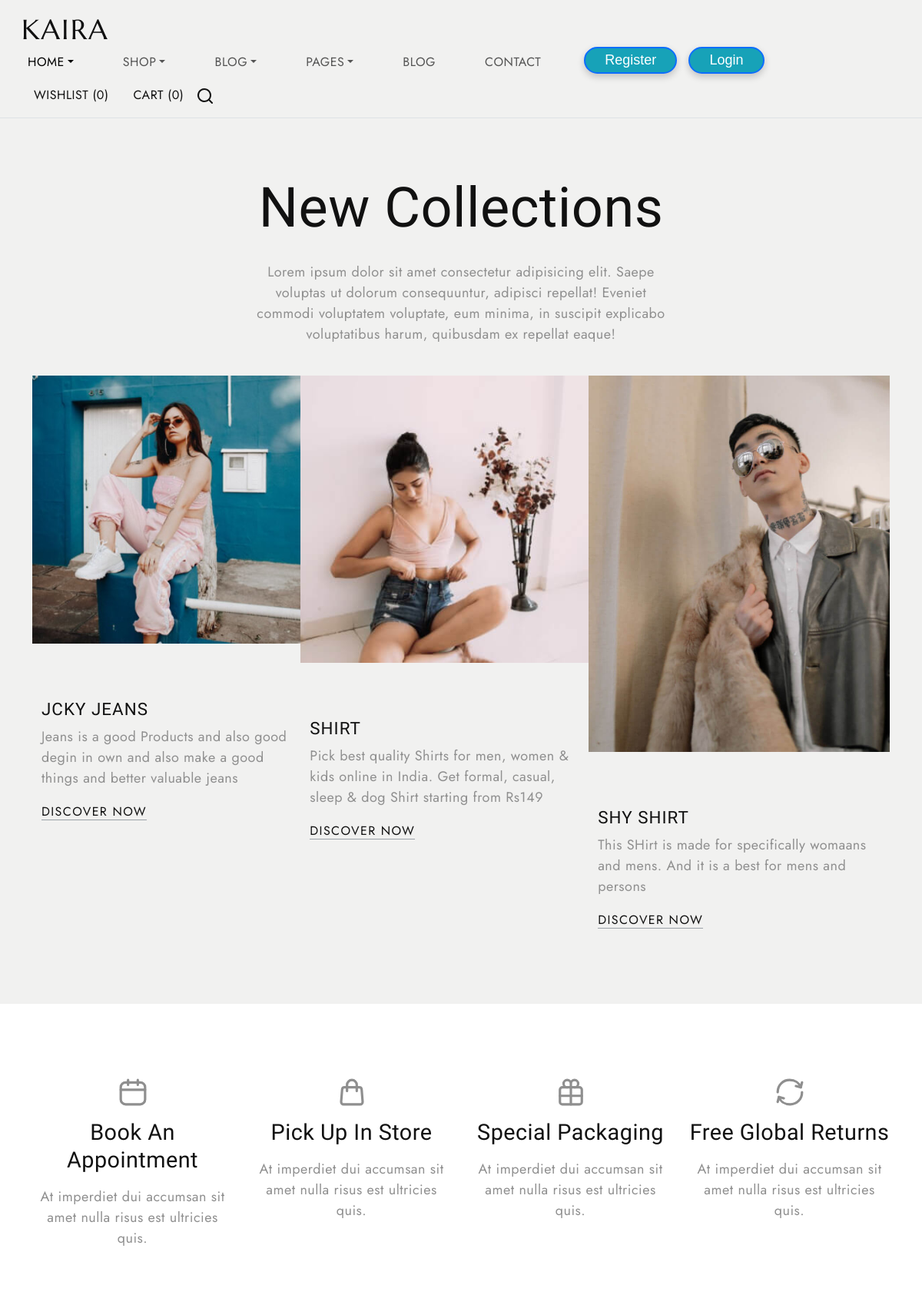
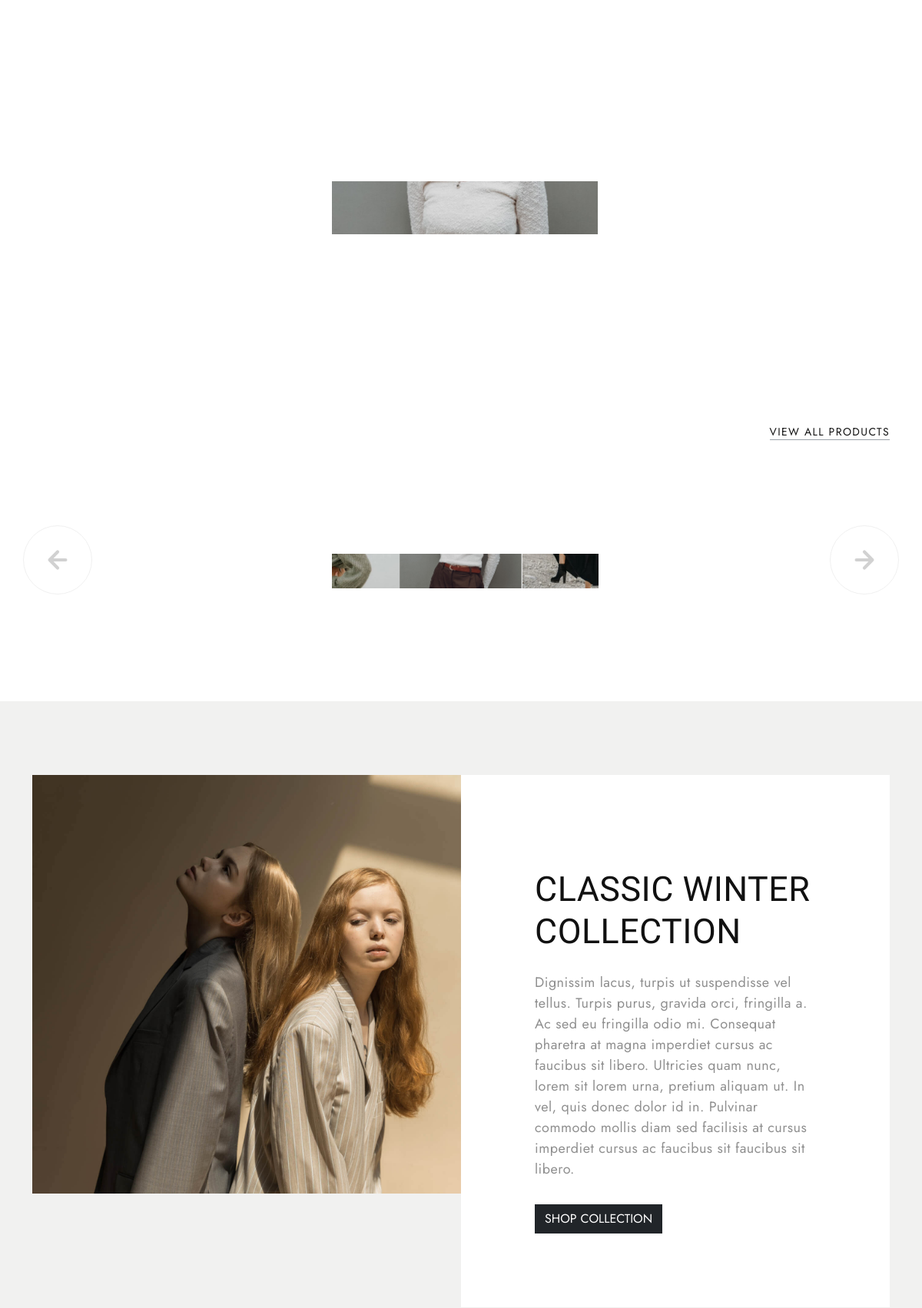
The page / (upper part) on the database its author committed (2 pictures, top to bottom).
### tables this page shows
CREATE TABLE `add_collection` (
  `id` int(255) NOT NULL,
  `title` varchar(255) NOT NULL,
  `paragraph` varchar(255) NOT NULL,
  `image` varchar(255) NOT NULL
);

CREATE TABLE `add_arrivals` (
  `id` int(255) NOT NULL,
  `title` varchar(255) NOT NULL,
  `price` decimal(10,0) NOT NULL,
  `image` varchar(255) NOT NULL
);

### index.php (the view, shortened to what this page needs)
<!DOCTYPE html>
<html lang="en">
<?php
include('./conn.php');
$sql = "SELECT * FROM `add_collection`";
$result = mysqli_query($conn, $sql);
?>
<head>
  <link href="https://cdn.jsdelivr.net/npm/bootstrap@5.3.0-alpha3/dist/css/bootstrap.min.css" rel="stylesheet"
>
  <link rel="stylesheet" type="text/css" href="css/vendor.css">
  <link rel="stylesheet" href="https://cdn.jsdelivr.net/npm/swiper@9/swiper-bundle.min.css" />
  <link rel="stylesheet" type="text/css" href="style.css">
</head>
<body class="homepage">
  <nav class="navbar navbar-expand-lg bg-light text-uppercase fs-6 p-3 border-bottom align-items-center">
    <div class="container-fluid">
      <div class="row justify-content-between align-items-center w-100">
        <div class="col-auto">
          <a class="navbar-brand text-white" href="index.html">
          </a>
        </div>
        <div class="col-auto">
          <div class="offcanvas offcanvas-end" tabindex="-1" id="offcanvasNavbar"
            aria-labelledby="offcanvasNavbarLabel">
            <div class="offcanvas-body">
              <ul class="navbar-nav justify-content-end flex-grow-1 gap-1 gap-md-5 pe-3">
                <li class="nav-item dropdown">
                  <a class="nav-link dropdown-toggle active" href="#" id="dropdownHome" data-bs-toggle="dropdown"
                    aria-haspopup="true" aria-expanded="false">Home</a>
                </li>
                <li class="nav-item dropdown">
                  <a class="nav-link dropdown-toggle" href="#" id="dropdownShop" data-bs-toggle="dropdown"
                    aria-haspopup="true" aria-expanded="false">Shop</a>
                </li>
                <li class="nav-item dropdown">
                  <a class="nav-link dropdown-toggle" href="#" id="dropdownBlog" data-bs-toggle="dropdown"
                    aria-haspopup="true" aria-expanded="false">Blog</a>
                </li>
                <li class="nav-item dropdown">
                  <a class="nav-link dropdown-toggle" href="#" id="dropdownPages" data-bs-toggle="dropdown"
                    aria-haspopup="true" aria-expanded="false">Pages</a>
                </li>
                <li class="nav-item">
                  <a class="nav-link" href="#">Blog</a>
                </li>
                <li class="nav-item">
                  <a class="nav-link" href="#">Contact</a>
                </li>
              </ul>
              <ul>
                <?php
                if (empty($_SESSION["name"])) {
                  echo "<a href='User/register.php'> <button type='button' class='btn custom-btn' style='margin-right:10px'>Register</button>
                </a>
                <a href='User/login.php'><button type='button' class='btn custom-btn'>Login</button></a>";
                } else {
                  echo "<a href='User/logout.php' style='align-items:end;' class='btn btn-danger'>Logout</a>";
                }
                ?>
              </ul>
            </div>
          </div>
        </div>
        <div class="col-3 col-lg-auto">
          <ul class="list-unstyled d-flex m-0">
            <li class="d-none d-lg-block">
              <a href="./User/wishlist.php" class="text-uppercase mx-3">Wishlist <span class="wishlist-count">(0)</span>
              </a>
            </li>
            <li class="d-none d-lg-block">
              <a href="index.html" class="text-uppercase mx-3" data-bs-toggle="offcanvas" data-bs-target="#offcanvasCart"
                aria-controls="offcanvasCart">Cart <span class="cart-count">(0)</span>
              </a>
            </li>
            <li class="search-box" class="mx-2">
              <a href="#search" class="search-button">
                <svg width="24" height="24" viewBox="0 0 24 24">
                  <use xlink:href="#search"></use>
                </svg>
              </a>
            </li>
          </ul>
        </div>
      </div>
    </div>
  </nav>
  <section id="billboard" class="bg-light py-5">
    <div class="container">
      <div class="row justify-content-center">
        <h1 class="section-title text-center mt-4" data-aos="fade-up">New Collections</h1>
        <div class="col-md-6 text-center" data-aos="fade-up" data-aos-delay="300">
          <p>Lorem ipsum dolor sit amet consectetur adipisicing elit. Saepe voluptas ut dolorum consequuntur, adipisci
            repellat! Eveniet commodi voluptatem voluptate, eum minima, in suscipit explicabo voluptatibus harum,
            quibusdam ex repellat eaque!</p>
        </div>
      </div>
      <div class="row">
        <div class="swiper main-swiper py-4" data-aos="fade-up" data-aos-delay="600">
          <div class="swiper-wrapper d-flex border-animation-left">
            <?php
            if (mysqli_num_rows($result) > 0) {
              while ($row = mysqli_fetch_assoc($result)) {
                echo '
        <div class="swiper-slide">
            <div class="banner-item image-zoom-effect">
                <div class="image-holder">
                    <a href="#">
                        <img src="uploads/' . htmlspecialchars($row['image']) . '" alt="product" class="img-fluid">
                    </a>
                </div>
                <div class="container mt-5">
                    <div class="banner-content py-4">
                        <h5 class="element-title text-uppercase">
                            <a href="#" class="item-anchor">' . htmlspecialchars($row['title']) . '</a>
                        </h5>
                        <p>' . htmlspecialchars($row['paragraph']) . '</p>
                        <div class="btn-left">
                            <a href="#" class="btn-link fs-6 text-uppercase item-anchor text-decoration-none">Discover Now</a>
                        </div>
                    </div>
                </div>
            </div>
        </div>
        ';
              }
            }
            ?>
          </div>
        </div>
      </div>
  </section>
  <section class="features py-5">
    <div class="container">
      <div class="row">
        <div class="col-md-3 text-center" data-aos="fade-in" data-aos-delay="0">
          <div class="py-5">
            <svg width="38" height="38" viewBox="0 0 24 24">
              <use xlink:href="#calendar"></use>
            </svg>
            <h4 class="element-title text-capitalize my-3">Book An Appointment</h4>
            <p>At imperdiet dui accumsan sit amet nulla risus est ultricies quis.</p>
          </div>
        </div>
        <div class="col-md-3 text-center" data-aos="fade-in" data-aos-delay="300">
          <div class="py-5">
            <svg width="38" height="38" viewBox="0 0 24 24">
              <use xlink:href="#shopping-bag"></use>
            </svg>
            <h4 class="element-title text-capitalize my-3">Pick up in store</h4>
            <p>At imperdiet dui accumsan sit amet nulla risus est ultricies quis.</p>
          </div>
        </div>
        <div class="col-md-3 text-center" data-aos="fade-in" data-aos-delay="600">
          <div class="py-5">
            <svg width="38" height="38" viewBox="0 0 24 24">
              <use xlink:href="#gift"></use>
            </svg>
            <h4 class="element-title text-capitalize my-3">Special packaging</h4>
            <p>At imperdiet dui accumsan sit amet nulla risus est ultricies quis.</p>
          </div>
        </div>
        <div class="col-md-3 text-center" data-aos="fade-in" data-aos-delay="900">
          <div class="py-5">
            <svg width="38" height="38" viewBox="0 0 24 24">
              <use xlink:href="#arrow-cycle"></use>
            </svg>
            <h4 class="element-title text-capitalize my-3">free global returns</h4>
            <p>At imperdiet dui accumsan sit amet nulla risus est ultricies quis.</p>
          </div>
        </div>
      </div>
    </div>
  </section>
  <section class="categories overflow-hidden">
    <div class="container">
      <div class="open-up" data-aos="zoom-out">
        <div class="row">
          <div class="col-md-4">
            <div class="cat-item image-zoom-effect">
              <div class="image-holder">
                <a href="index.html">
                  <img src="images/cat-item1.jpg" alt="categories" class="product-image img-fluid">
                </a>
              </div>
              <div class="category-content">
                <div class="product-button">
                  <a href="index.html" class="btn btn-common text-uppercase">Shop for men</a>
                </div>
              </div>
            </div>
          </div>
          <div class="col-md-4">
            <div class="cat-item image-zoom-effect">
              <div class="image-holder">
                <a href="index.html">
                  <img src="images/cat-item2.jpg" alt="categories" class="product-image img-fluid">
                </a>
              </div>
              <div class="category-content">
                <div class="product-button">
                  <a href="index.html" class="btn btn-common text-uppercase">Shop for women</a>
                </div>
              </div>
            </div>
          </div>
          <div class="col-md-4">
            <div class="cat-item image-zoom-effect">
              <div class="image-holder">
                <a href="index.html">
                  <img src="images/cat-item3.jpg" alt="categories" class="product-image img-fluid">
                </a>
              </div>
              <div class="category-content">
                <div class="product-button">
                  <a href="index.html" class="btn btn-common text-uppercase">Shop accessories</a>
                </div>
              </div>
            </div>
          </div>
        </div>
      </div>
    </div>
  </section>
  <section id="new-arrival" class="new-arrival product-carousel py-5 position-relative overflow-hidden">
    <div class="container">
      <div class="d-flex flex-wrap justify-content-between align-items-center mt-5 mb-3">
        <a href="index.html" class="btn-link">View All Products</a>
      </div>
      <div class="swiper product-swiper open-up" data-aos="zoom-out">
        <div class="swiper-wrapper d-flex">
          <?php
          $sql = "SELECT * FROM `add_arrivals`";
          $result = mysqli_query($conn, $sql);
          ?>
          <?php
          if (mysqli_num_rows($result) > 0) {
            while ($row = mysqli_fetch_assoc($result)) {
              echo '<div class="swiper-slide">
                        <div class="product-item image-zoom-effect link-effect">
                          <div class="image-holder position-relative">
                            <a href="index.html">
 <img src="uploads/' . htmlspecialchars($row['image']) . '" alt="categories" class="product-image img-fluid" style="width: 200px; height: 200px;"></a>
                            <a href="./User/wishlist.php?title=' . $row['title'] . '&price=' . $row['price'] . '&image=' . $row['image'] . '" class="btn-icon btn-wishlist">
                              <svg width="24" height="24" viewBox="0 0 24 24">
                                <use xlink:href="#heart"></use>
                              </svg>
                            </a>
                            <div class="product-content">
                              <h5 class="element-title text-uppercase fs-5 mt-3">
                                <a href="index.html">' . htmlspecialchars($row['title']) . '</a>
                              </h5>
                              <a href="#" class="text-decoration-none" data-after="Add to cart"><span>$' . htmlspecialchars($row['price']) . '</span></a>
                            </div>
                          </div>
                        </div>
                      </div>';
            }
          }
          ?>
        </div>
      </div>
    </div>
    <div class="icon-arrow icon-arrow-left"><svg width="50" height="50" viewBox="0 0 24 24">
        <use xlink:href="#arrow-left"></use>
      </svg></div>
    <div class="icon-arrow icon-arrow-right"><svg width="50" height="50" viewBox="0 0 24 24">
        <use xlink:href="#arrow-right"></use>
      </svg></div>
  </section>
  <section class="collection bg-light position-relative py-5">
    <div class="container">
      <div class="row">
        <div class="title-xlarge text-uppercase txt-fx domino">Collection</div>
        <div class="collection-item d-flex flex-wrap my-5">
          <div class="col-md-6 column-container">
            <div class="image-holder">
              <img src="images/single-image-2.jpg" alt="collection" class="product-image img-fluid">
            </div>
          </div>
          <div class="col-md-6 column-container bg-white">
            <div class="collection-content p-5 m-0 m-md-5">
              <h3 class="element-title text-uppercase">Classic winter collection</h3>
              <p>Dignissim lacus, turpis ut suspendisse vel tellus. Turpis purus, gravida orci, fringilla a. Ac sed eu
                fringilla odio mi. Consequat pharetra at magna imperdiet cursus ac faucibus sit libero. Ultricies quam
                nunc, lorem sit lorem urna, pretium aliquam ut. In vel, quis donec dolor id in. Pulvinar commodo mollis
                diam sed facilisis at cursus imperdiet cursus ac faucibus sit faucibus sit libero.</p>
              <button class="btn btn-dark text-uppercase mt-3" id="">Shop Collection</button>
            </div>
          </div>
        </div>
      </div>
    </div>
  </section>
</body>
</html>

### rows shown on the page
add_collection: image (picture), title "JCKY JEANS", paragraph "Jeans is a good Products and also good degin in own and also make a good things and better valuable jeans"
add_collection: image (picture), title "SHIRT", paragraph "Pick best quality Shirts for men, women & kids online in India. Get formal, casual, sleep & dog Shirt starting from Rs149"
add_collection: image (picture), title "SHY SHIRT", paragraph "This SHirt is made for specifically womaans and mens. And it is a best for mens and persons"
add_arrivals: image (picture)
add_arrivals: image (picture)
add_arrivals: image (picture)
add_arrivals: image (picture)
add_arrivals: image (picture)
add_arrivals: image (picture)
add_arrivals: image (picture)
